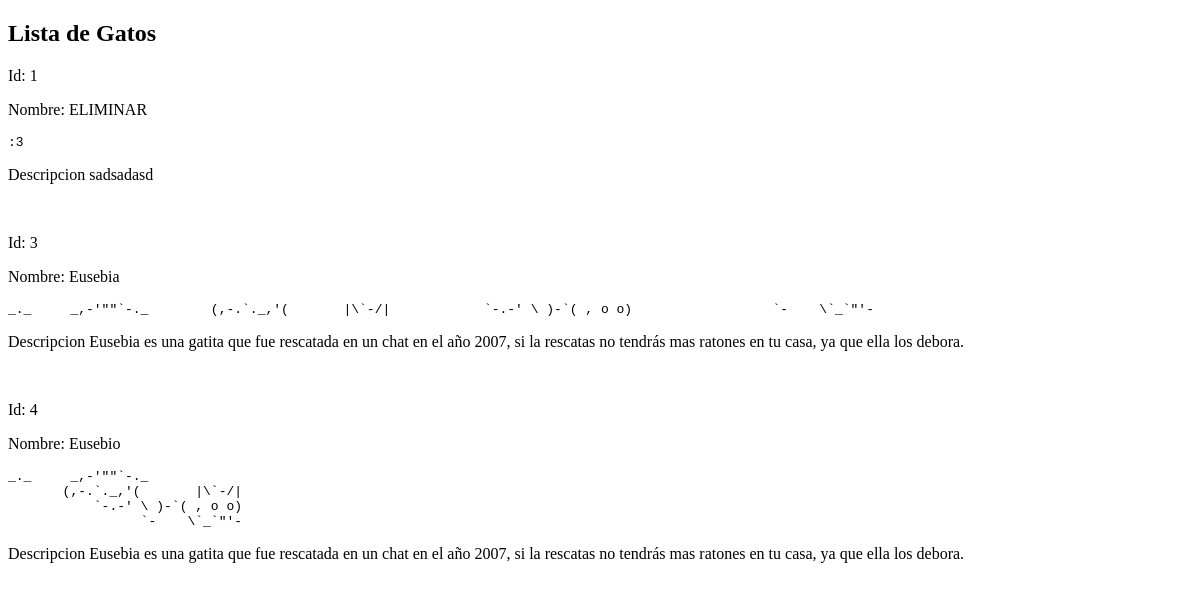
The app's page /listar_cats, older data.
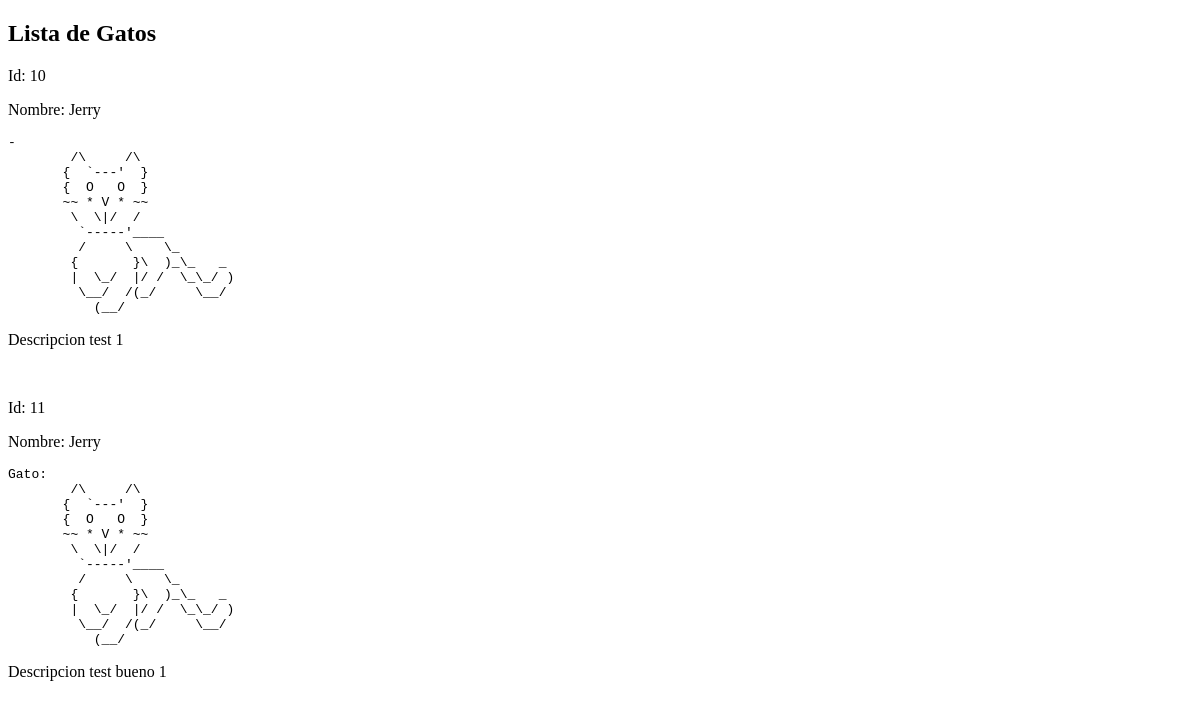
The same page, newer data.
### cats/models.py (models this page shows, shortened)
class Cats(models.Model):
        name_cat = models.CharField(max_length=30)
        ascii_cat = models.TextField()
        desc_cat = models.CharField(max_length=200)
        imagen_cat = models.ImageField(upload_to="cats", null=True)

### cats/views.py (the view)
# urls.py: path('listar_cats', views.listar_cats, name="listar_cats"),
def listar_cats(request):
    cats = Cats.objects.all()
    return render(request, "cats/listar_cats.html", {'cats': cats})

### cats/templates/cats/listar_cats.html (shortened to what this page needs)
<!DOCTYPE html>
<html lang="en">
  <head>
  </head>
  <body>
    <h2>Lista de Gatos</h2>
    {% for c in cats %}
        <div>
            <p> Id: {{ c.id }} </p>
            <p> Nombre: {{ c.name_cat }}</p>
            <pre>{{ c.ascii_cat}} </pre>
            <p> Descripcion {{ c.desc_cat }} </p>
        </div>
        <br>
    {% endfor %}
  </body>
</html>

Row changes from the older to the newer data that the page shows:
removed Cats: id "1", name_cat "ELIMINAR", ascii_cat ":3", desc_cat "sadsadasd"
removed Cats: id "3", name_cat "Eusebia", ascii_cat "_._ _,-'\"\"`-._ (,-.`._,'( |\\`-/| `-.-' \\ )-`( , o o) `- \\`_`\"'-", desc_cat "Eusebia es una gatita que fue rescatada en un chat en el año 2007, si la rescatas no tendrás mas ratones en tu casa, ya que ella los debora."
removed Cats: id "4", name_cat "Eusebio", ascii_cat "_._ _,-'\"\"`-._ (,-.`._,'( |\\`-/| `-.-' \\ )-`( , o o) `- \\`_`\"'-", desc_cat "Eusebia es una gatita que fue rescatada en un chat en el año 2007, si la rescatas no tendrás mas ratones en tu casa, ya que ella los debora."
added Cats: id "10", name_cat "Jerry", ascii_cat "- /\\ /\\ { `---' } { O O } ~~ * V * ~~ \\ \\|/ / `-----'____ / \\ \\_ { }\\ )_\\_ _ | \\_/ |/ / \\_\\_/ ) \\__/ /(_/ \\__/ (__/", desc_cat "test 1"
added Cats: id "11", name_cat "Jerry", ascii_cat "Gato: /\\ /\\ { `---' } { O O } ~~ * V * ~~ \\ \\|/ / `-----'____ / \\ \\_ { }\\ )_\\_ _ | \\_/ |/ / \\_\\_/ ) \\__/ /(_/ \\__/ (__/", desc_cat "test bueno 1"
